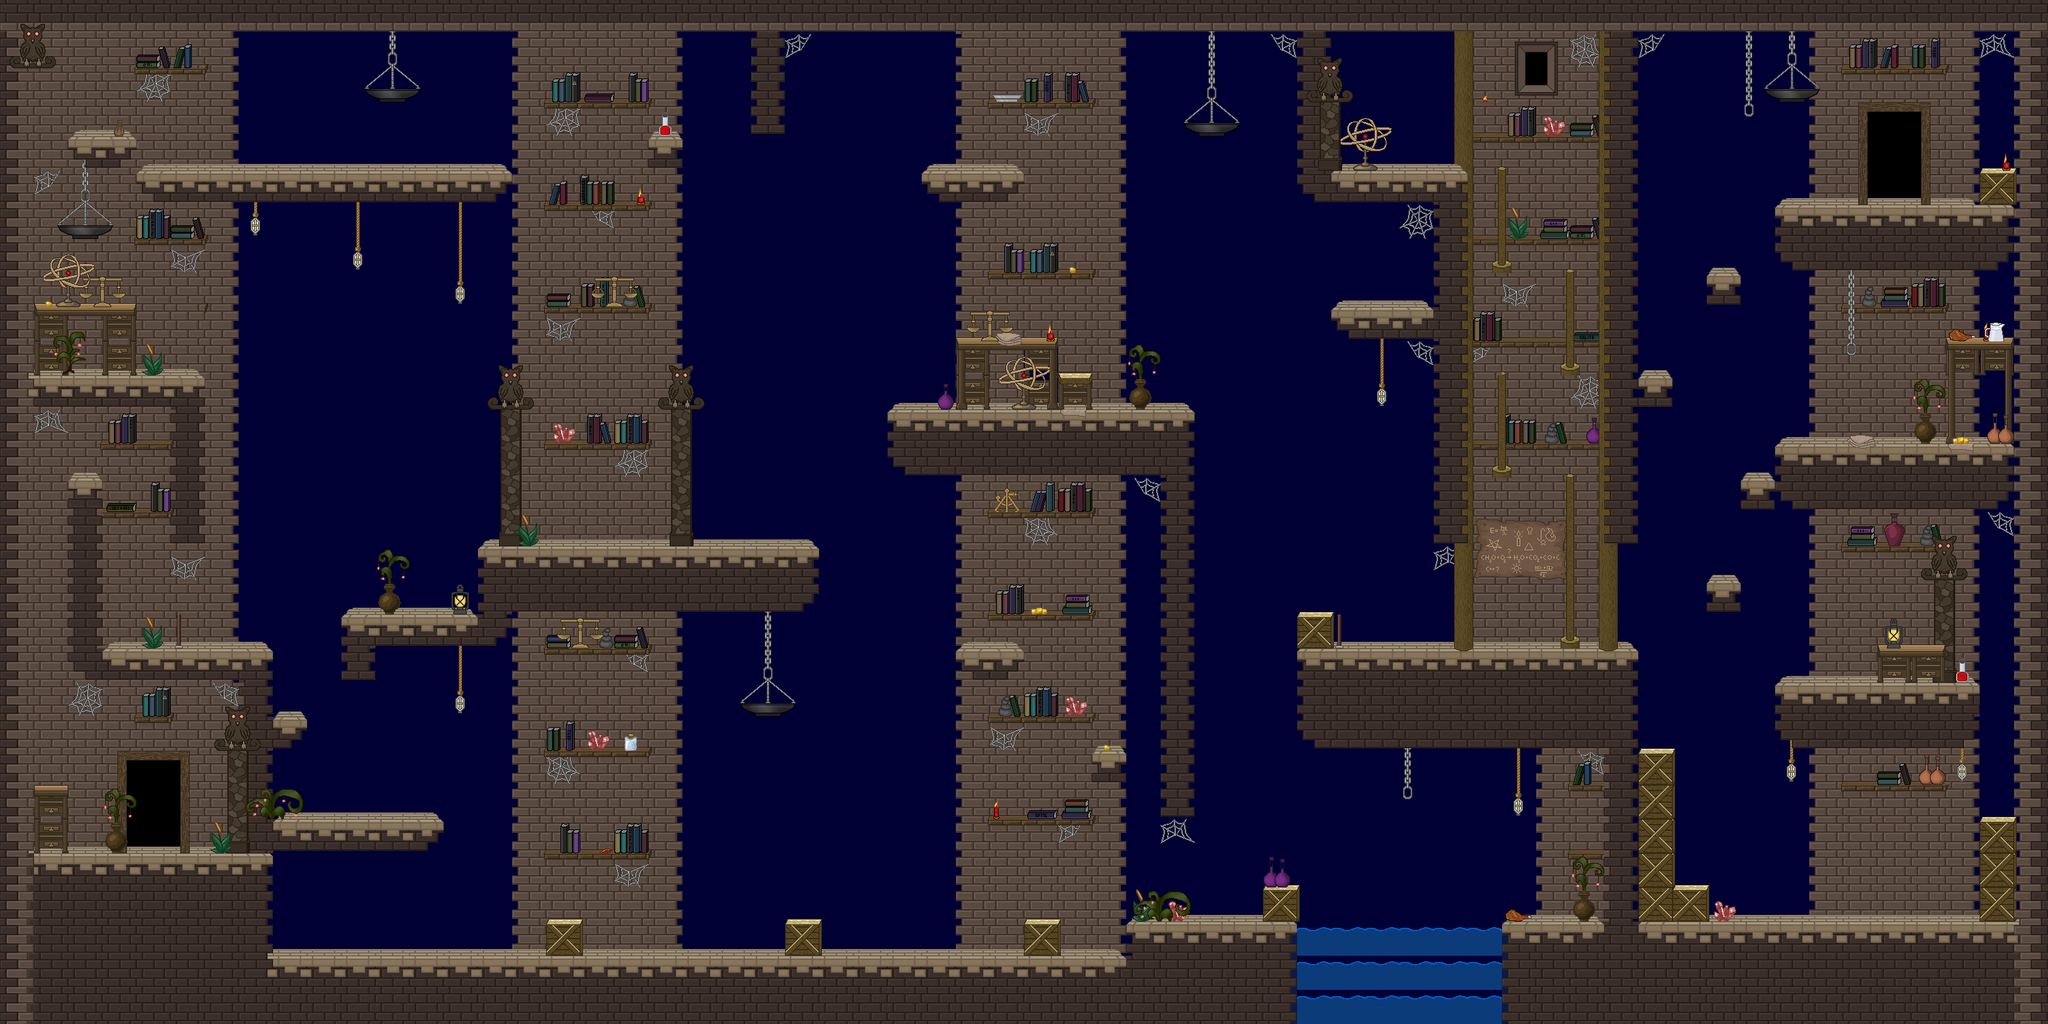

A level layout from a 2D game, rendered from its tile map. Below: a short description, then the map file with tile-grid data replaced by summaries:
An orthogonal 60x30 tile map with 50x50 px tiles, 9 tile layers (BG 1, BG 2, BG 3, BG 4, ...), 1 hidden layer not drawn, 4 tilesets and 118 objects.

<map version="1.2" tiledversion="1.2.5" orientation="orthogonal" renderorder="right-down" width="60" height="30" tilewidth="50" tileheight="50" infinite="0" backgroundcolor="#000034" nextlayerid="15" nextobjectid="244">
 <properties>
  <property name="backgroundlayers" value="-1.0,res/level/jonathanslab/layer_inf.png" />
  <property name="dimming" value="0.5" />
  <property name="musicpath" value="res/music/lab_theme.ogg" />
  <property name="tilesetpath" value="res/level/jonathanslab/tileset_level_jonathanslab.png" />
 </properties>
 <tileset firstgid="1" name="tileset_level_jonathanslab" tilewidth="50" tileheight="50" spacing="2" margin="1" tilecount="529" columns="23">
  <image source="tileset_level_jonathanslab.png" width="1200" height="1200" />
  <tile id="80">
   <properties>
    <property name="light" value="40,30,100,150,0.5" />
   </properties>
   <animation>
    <frame tileid="80" duration="100" />
    <frame tileid="103" duration="100" />
    <frame tileid="126" duration="100" />
   </animation>
  </tile>
  <tile id="81">
   <properties>
    <property name="light" value="10,25,100,150,0.6" />
   </properties>
   <animation>
    <frame tileid="81" duration="100" />
    <frame tileid="104" duration="100" />
    <frame tileid="127" duration="100" />
   </animation>
  </tile>
  <tile id="128">
   <properties>
    <property name="light" value="25,25,100,150,0.8" />
   </properties>
  </tile>
  <tile id="172">
   <properties>
    <property name="light" value="50,50,50,30,0.5" />
   </properties>
  </tile>
  <tile id="189">
   <properties>
    <property name="light" value="25,25,100,100,0.3" />
   </properties>
  </tile>
  <tile id="215">
   <properties>
    <property name="light" value="25,30,50,70,1.0" />
   </properties>
  </tile>
 </tileset>
 <tileset firstgid="530" name="tileset_level_dynamic_tiles" tilewidth="50" tileheight="50" spacing="2" margin="1" tilecount="560" columns="40">
  <image source="../../convenience/tilesets/tileset_level_dynamic_tiles.png" width="2080" height="728" />
 </tileset>
 <tileset firstgid="1090" name="tileset_enemies" tilewidth="50" tileheight="50" spacing="2" margin="1" tilecount="50" columns="5">
  <image source="../../convenience/tilesets/tileset_enemies.png" width="260" height="520" />
 </tileset>
 <tileset firstgid="1140" name="spritesheet_levelitems" tilewidth="50" tileheight="50" tilecount="576" columns="24">
  <image source="../../convenience/tilesets/spritesheet_levelitems.png" width="1200" height="1200" />
  <tile id="0">
   <properties>
    <property name="id" value="fo_caveberry" />
   </properties>
  </tile>
  <tile id="1">
   <properties>
    <property name="id" value="mi_goldengoblet" />
   </properties>
  </tile>
  <tile id="2">
   <properties>
    <property name="id" value="go_onecoin" />
   </properties>
  </tile>
  <tile id="3">
   <properties>
    <property name="id" value="qe_letter" />
   </properties>
  </tile>
  <tile id="4">
   <properties>
    <property name="id" value="eq_rubyring" />
   </properties>
  </tile>
  <tile id="5">
   <properties>
    <property name="id" value="fo_physalis" />
   </properties>
  </tile>
  <tile id="6">
   <properties>
    <property name="id" value="mi_candleholder" />
   </properties>
  </tile>
  <tile id="11">
   <properties>
    <property name="id" value="mi_sextant" />
   </properties>
  </tile>
  <tile id="25">
   <properties>
    <property name="id" value="fo_healingherb" />
   </properties>
  </tile>
  <tile id="26">
   <properties>
    <property name="id" value="fo_glowingshroom" />
   </properties>
  </tile>
  <tile id="27">
   <properties>
    <property name="id" value="go_threecoins" />
   </properties>
  </tile>
  <tile id="28">
   <properties>
    <property name="id" value="fo_water" />
   </properties>
  </tile>
  <tile id="48">
   <properties>
    <property name="id" value="fo_cheese" />
   </properties>
  </tile>
  <tile id="49">
   <properties>
    <property name="id" value="fo_bread" />
   </properties>
  </tile>
  <tile id="50">
   <properties>
    <property name="id" value="fo_lesserhealingpotion" />
   </properties>
  </tile>
  <tile id="51">
   <properties>
    <property name="id" value="fo_rawmeat" />
   </properties>
  </tile>
  <tile id="52">
   <properties>
    <property name="id" value="we_oathbreaker" />
   </properties>
  </tile>
  <tile id="54">
   <properties>
    <property name="id" value="eq_ironring" />
   </properties>
  </tile>
  <tile id="56">
   <properties>
    <property name="id" value="co_smallpouch" />
   </properties>
  </tile>
  <tile id="72">
   <properties>
    <property name="id" value="fo_apple" />
   </properties>
  </tile>
  <tile id="73">
   <properties>
    <property name="id" value="mi_silverplate" />
   </properties>
  </tile>
  <tile id="74">
   <properties>
    <property name="id" value="qe_silkweed" />
   </properties>
  </tile>
  <tile id="75">
   <properties>
    <property name="id" value="fo_roastedmeat" />
   </properties>
  </tile>
  <tile id="77">
   <properties>
    <property name="id" value="we_hawthorn" />
   </properties>
  </tile>
  <tile id="79">
   <properties>
    <property name="id" value="fo_milk" />
   </properties>
  </tile>
  <tile id="81">
   <properties>
    <property name="id" value="fo_stormweed" />
   </properties>
  </tile>
  <tile id="82">
   <properties>
    <property name="id" value="mi_shinystone" />
   </properties>
  </tile>
  <tile id="99">
   <properties>
    <property name="id" value="fo_devilberry" />
   </properties>
  </tile>
  <tile id="120">
   <properties>
    <property name="id" value="fo_mediumhealingpotion" />
   </properties>
  </tile>
  <tile id="122">
   <properties>
    <property name="id" value="fo_greaterhealingpotion" />
   </properties>
  </tile>
  <tile id="123">
   <properties>
    <property name="id" value="fo_ultimatehealingpotion" />
   </properties>
  </tile>
  <tile id="125">
   <properties>
    <property name="id" value="pe_elixirice" />
   </properties>
  </tile>
 </tileset>
 <layer id="1" name="BG 1" width="60" height="30">
  <data>[1800 cells, 545 non-empty, 10 distinct tile ids]</data>
 </layer>
 <layer id="2" name="BG 2" width="60" height="30">
  <data>[1800 cells, 809 non-empty, 48 distinct tile ids]</data>
 </layer>
 <layer id="3" name="BG 3" width="60" height="30">
  <data>[1800 cells, 596 non-empty, 82 distinct tile ids]</data>
 </layer>
 <layer id="4" name="BG 4" width="60" height="30">
  <data>[1800 cells, 255 non-empty, 101 distinct tile ids]</data>
 </layer>
 <layer id="5" name="BG 5" width="60" height="30">
  <data>[1800 cells, 85 non-empty, 28 distinct tile ids]</data>
 </layer>
 <layer id="6" name="fluid" width="60" height="30">
  <data>[1800 cells, 18 non-empty, 1 distinct tile ids]</data>
 </layer>
 <layer id="7" name="item" width="60" height="30">
  <data>[1800 cells, 22 non-empty, 12 distinct tile ids]</data>
 </layer>
 <layer id="8" name="collidable" width="60" height="30" visible="0">
  <data>[1800 cells, 519 non-empty, 1 distinct tile ids]</data>
 </layer>
 <layer id="9" name="LFG 1" width="60" height="30">
  <data>[1800 cells, 54 non-empty, 22 distinct tile ids]</data>
 </layer>
 <layer id="10" name="LFG 2" width="60" height="30" opacity="0.94">
  <data>[1800 cells, 15 non-empty, 6 distinct tile ids]</data>
 </layer>
 <objectgroup id="11" name="dynamic">
  <!-- 96 objects omitted --></objectgroup>
 <objectgroup id="12" name="lever 1">
  <!-- 6 objects omitted --></objectgroup>
 <objectgroup id="13" name="trigger">
  <!-- 2 objects omitted --></objectgroup>
 <objectgroup id="14" name="enemy">
  <!-- 14 objects omitted --></objectgroup>
</map>
<!-- 118 of 118 objects omitted -->
